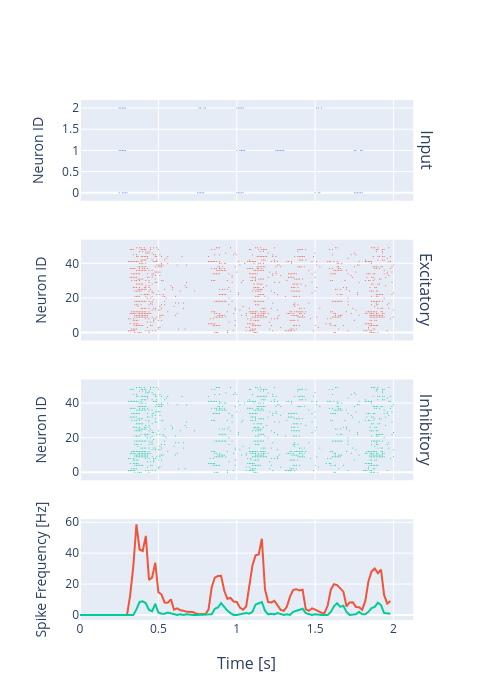

The cell this chart's notebook holds for it:
### Markdown cell above
## Brian2

### Code cell
#run a simulation
# brian2_simulation.check_stp()
net, t_sim, dt, params, _ = brian2_simulation.experiment(2)

### Figure 1 — Plotly figure (JSON) as saved in the notebook; plotly's stock layout.template omitted (floating-point values rounded to 4 significant figures; data arrays with more than 128 entries replaced by an {"elided": "..."} marker saying what was removed)
{"data": [{"marker": {"color": "#636efa", "size": 1}, "mode": "markers", "name": "Input", "showlegend": false, "type": "scatter", "x": [0.25, 0.25, 0.25, 0.26, 0.26, 0.27, 0.27, 0.27, 0.28, 0.28, 0.28, 0.29, 0.29, 0.29, 0.3, 0.75, 0.76, 0.76, 0.77, 0.77, 0.78, 0.79, 0.79, 0.8, 1.0, 1.0, 1.0, 1.01, 1.01, 1.02, 1.02, 1.02, 1.03, 1.03, 1.03, 1.04, 1.04, 1.04, 1.05, 1.25, 1.26, 1.27, 1.28, 1.29, 1.3, 1.5, 1.51, 1.52, 1.52, 1.53, 1.54, 1.75, 1.75, 1.76, 1.76, 1.77, 1.78, 1.79, 1.79, 1.8, 1.8], "xaxis": "x", "y": [0, 1, 2, 1, 2, 0, 1, 2, 0, 1, 2, 0, 1, 2, 0, 0, 0, 2, 0, 2, 0, 0, 2, 2, 0, 1, 2, 0, 2, 0, 1, 2, 0, 1, 2, 0, 1, 2, 1, 1, 1, 1, 1, 1, 1, 0, 2, 0, 2, 0, 2, 0, 1, 0, 1, 0, 0, 0, 1, 0, 1], "yaxis": "y"}, {"line": {"color": "#636efa"}, "name": "Input", "showlegend": false, "type": "scatter", "x": [0.0, 0.02, 0.04, 0.06, 0.08, 0.1, 0.12, 0.14, 0.16, 0.18, 0.2, 0.22, 0.24, 0.26, 0.28, 0.3, 0.32, 0.34, 0.36, 0.38, 0.4, 0.42, 0.44, 0.46, 0.48, 0.5, 0.52, 0.54, 0.56, 0.58, 0.6, 0.62, 0.64, 0.66, 0.68, 0.7, 0.72, 0.74, 0.76, 0.78, 0.8, 0.82, 0.84, 0.86, 0.88, 0.9, 0.92, 0.94, 0.96, 0.98, 1.0, 1.02, 1.04, 1.06, 1.08, 1.1, 1.12, 1.14, 1.16, 1.18, 1.2, 1.22, 1.24, 1.26, 1.28, 1.3, 1.32, 1.34, 1.36, 1.38, 1.4, 1.42, 1.44, 1.46, 1.48, 1.5, 1.52, 1.54, 1.56, 1.58, 1.6, 1.62, 1.64, 1.66, 1.68, 1.7, 1.72, 1.74, 1.76, 1.78, 1.8, 1.82, 1.84, 1.86, 1.88, 1.9, 1.92, 1.94, 1.96, 1.98], "xaxis": "x4", "y": [NaN, NaN, NaN, NaN, NaN, NaN, NaN, NaN, NaN, NaN, NaN, NaN, NaN, NaN, NaN, NaN, NaN, NaN, NaN, NaN, NaN, NaN, NaN, NaN, NaN, NaN, NaN, NaN, NaN, NaN, NaN, NaN, NaN, NaN, NaN, NaN, NaN, NaN, NaN, NaN, NaN, NaN, NaN, NaN, NaN, NaN, NaN, NaN, NaN, NaN, NaN, NaN, NaN, NaN, NaN, NaN, NaN, NaN, NaN, NaN, NaN, NaN, NaN, NaN, NaN, NaN, NaN, NaN, NaN, NaN, NaN, NaN, NaN, NaN, NaN, NaN, NaN, NaN, NaN, NaN, NaN, NaN, NaN, NaN, NaN, NaN, NaN, NaN, NaN, NaN, NaN, NaN, NaN, NaN, NaN, NaN, NaN, NaN, NaN, NaN], "yaxis": "y4"}, {"marker": {"color": "#EF553B", "size": 1}, "mode": "markers", "name": "Excitatory", "showlegend": false, "type": "scatter", "x": {"elided": "1116 float values"}, "xaxis": "x2", "y": {"elided": "1116 int values"}, "yaxis": "y2"}, {"line": {"color": "#EF553B"}, "name": "Excitatory", "showlegend": false, "type": "scatter", "x": [0.0, 0.02, 0.04, 0.06, 0.08, 0.1, 0.12, 0.14, 0.16, 0.18, 0.2, 0.22, 0.24, 0.26, 0.28, 0.3, 0.32, 0.34, 0.36, 0.38, 0.4, 0.42, 0.44, 0.46, 0.48, 0.5, 0.52, 0.54, 0.56, 0.58, 0.6, 0.62, 0.64, 0.66, 0.68, 0.7, 0.72, 0.74, 0.76, 0.78, 0.8, 0.82, 0.84, 0.86, 0.88, 0.9, 0.92, 0.94, 0.96, 0.98, 1.0, 1.02, 1.04, 1.06, 1.08, 1.1, 1.12, 1.14, 1.16, 1.18, 1.2, 1.22, 1.24, 1.26, 1.28, 1.3, 1.32, 1.34, 1.36, 1.38, 1.4, 1.42, 1.44, 1.46, 1.48, 1.5, 1.52, 1.54, 1.56, 1.58, 1.6, 1.62, 1.64, 1.66, 1.68, 1.7, 1.72, 1.74, 1.76, 1.78, 1.8, 1.82, 1.84, 1.86, 1.88, 1.9, 1.92, 1.94, 1.96, 1.98], "xaxis": "x4", "y": [0.0, 0.0, 0.0, 0.0, 0.0, 0.0, 0.0, 0.0, 0.0, 0.0, 0.0, 0.0, 0.0, 0.0, 0.0, 0.0, 12.7, 31.4, 58.7, 42.4, 41.4, 51.2, 22.7, 24.2, 33.8, 14.8, 13.2, 8.1, 7.9, 10.1, 3.5, 4.3, 3.0, 2.8, 2.0, 1.9, 1.9, 0.9, 0.5, 0.7, 0.5, 3.6, 17.9, 24.1, 25.2, 25.3, 15.8, 10.5, 11.0, 8.7, 8.4, 4.8, 3.4, 5.5, 17.9, 32.1, 38.6, 39.2, 49.3, 16.6, 8.4, 8.1, 9.2, 6.2, 3.3, 2.7, 5.4, 12.0, 16.3, 16.7, 15.9, 16.3, 3.8, 2.7, 4.3, 3.4, 2.2, 1.5, 1.3, 6.1, 16.4, 19.9, 19.3, 16.9, 15.1, 5.5, 8.1, 8.2, 5.2, 5.0, 3.3, 9.1, 21.9, 28.2, 30.1, 27.1, 29.3, 12.8, 7.4, 9.0], "yaxis": "y4"}, {"marker": {"color": "#00cc96", "size": 1}, "mode": "markers", "name": "Inhibitory", "showlegend": false, "type": "scatter", "x": {"elided": "1116 float values"}, "xaxis": "x3", "y": {"elided": "1116 int values"}, "yaxis": "y3"}, {"line": {"color": "#00cc96"}, "name": "Inhibitory", "showlegend": false, "type": "scatter", "x": [0.0, 0.02, 0.04, 0.06, 0.08, 0.1, 0.12, 0.14, 0.16, 0.18, 0.2, 0.22, 0.24, 0.26, 0.28, 0.3, 0.32, 0.34, 0.36, 0.38, 0.4, 0.42, 0.44, 0.46, 0.48, 0.5, 0.52, 0.54, 0.56, 0.58, 0.6, 0.62, 0.64, 0.66, 0.68, 0.7, 0.72, 0.74, 0.76, 0.78, 0.8, 0.82, 0.84, 0.86, 0.88, 0.9, 0.92, 0.94, 0.96, 0.98, 1.0, 1.02, 1.04, 1.06, 1.08, 1.1, 1.12, 1.14, 1.16, 1.18, 1.2, 1.22, 1.24, 1.26, 1.28, 1.3, 1.32, 1.34, 1.36, 1.38, 1.4, 1.42, 1.44, 1.46, 1.48, 1.5, 1.52, 1.54, 1.56, 1.58, 1.6, 1.62, 1.64, 1.66, 1.68, 1.7, 1.72, 1.74, 1.76, 1.78, 1.8, 1.82, 1.84, 1.86, 1.88, 1.9, 1.92, 1.94, 1.96, 1.98], "xaxis": "x4", "y": [0.0, 0.0, 0.0, 0.0, 0.0, 0.0, 0.0, 0.0, 0.0, 0.0, 0.0, 0.0, 0.0, 0.0, 0.0, 0.0, 0.0, 0.0, 3.6, 8.4, 8.8, 7.6, 3.2, 2.4, 7.2, 1.6, 0.8, 0.8, 1.6, 1.2, 0.8, 0.0, 0.4, 0.0, 0.4, 0.0, 0.0, 0.0, 0.0, 0.0, 0.0, 0.0, 0.4, 4.0, 4.8, 7.6, 4.8, 2.8, 1.2, 0.0, 0.0, 0.4, 0.4, 1.2, 0.8, 2.0, 6.8, 7.6, 8.4, 2.8, 0.4, 0.8, 0.4, 1.2, 0.4, 0.0, 0.4, 0.0, 2.0, 2.8, 3.2, 4.0, 1.2, 0.4, 0.0, 0.4, 0.0, 0.0, 0.0, 0.0, 2.0, 5.6, 7.6, 5.2, 6.0, 2.0, 0.0, 0.4, 0.4, 2.0, 0.4, 0.4, 2.0, 4.4, 5.2, 8.0, 6.4, 1.2, 1.2, 0.8], "yaxis": "y4"}], "layout": {"annotations": [{"font": {"size": 16}, "showarrow": false, "text": "Input", "textangle": 90, "x": 0.98, "xanchor": "left", "xref": "paper", "y": 0.9031, "yanchor": "middle", "yref": "paper"}, {"font": {"size": 16}, "showarrow": false, "text": "Excitatory", "textangle": 90, "x": 0.98, "xanchor": "left", "xref": "paper", "y": 0.6344, "yanchor": "middle", "yref": "paper"}, {"font": {"size": 16}, "showarrow": false, "text": "Inhibitory", "textangle": 90, "x": 0.98, "xanchor": "left", "xref": "paper", "y": 0.3656, "yanchor": "middle", "yref": "paper"}, {"font": {"size": 16}, "showarrow": false, "text": "Time [s]", "x": 0.49, "xanchor": "center", "xref": "paper", "y": 0, "yanchor": "top", "yref": "paper", "yshift": -30}], "height": 700, "width": 500, "xaxis": {"anchor": "y", "domain": [0, 0.98], "matches": "x4", "showticklabels": false}, "xaxis2": {"anchor": "y2", "domain": [0, 0.98], "matches": "x4", "showticklabels": false}, "xaxis3": {"anchor": "y3", "domain": [0, 0.98], "matches": "x4", "showticklabels": false}, "xaxis4": {"anchor": "y4", "domain": [0, 0.98]}, "yaxis": {"anchor": "x", "domain": [0.8063, 1], "title": {"text": "Neuron ID"}}, "yaxis2": {"anchor": "x2", "domain": [0.5375, 0.7312], "title": {"text": "Neuron ID"}}, "yaxis3": {"anchor": "x3", "domain": [0.2687, 0.4625], "title": {"text": "Neuron ID"}}, "yaxis4": {"anchor": "x4", "domain": [0, 0.1938], "title": {"text": "Spike Frequency [Hz]"}}}}
